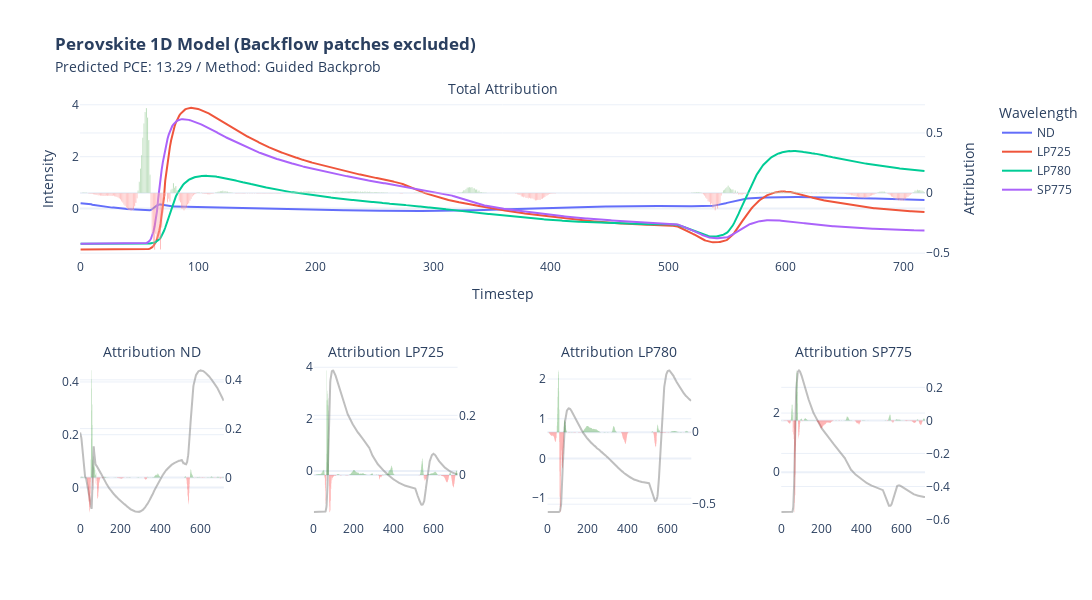

This figure's notebook cell:
### Code cell
import plotly.graph_objects as go

def format_title(title, subtitle=None, subtitle_font_size=14):
    title = f'<b>{title}</b>'
    if not subtitle:
        return title
    subtitle = f'<span style="font-size: {subtitle_font_size}px;">{subtitle}</span>'
    return f'{title}<br>{subtitle}'

from plotly.subplots import make_subplots

fig = make_subplots(rows=2, 
                    cols=4, 
                    specs=[[{"secondary_y": True, "colspan": 4}, None,None,None],
                           [{"secondary_y": True},{"secondary_y": True},{"secondary_y": True},{"secondary_y": True}]],
                    subplot_titles=(format_title("", "Total Attribution"), format_title("", "Attribution ND"), format_title("", "Attribution LP725"), format_title("", "Attribution LP780"), format_title("", "Attribution SP775"))
                    )

fig.add_trace(go.Scatter(y=x[0], name = "ND"))
fig.add_trace(go.Scatter(y=x[1], name = "LP725"))
fig.add_trace(go.Scatter(y=x[2], name = "LP780"))
fig.add_trace(go.Scatter(y=x[3], name = "SP775"))

fig.add_trace(go.Bar(y=attr_gbp.squeeze().sum(axis=0), name = "Attribution",marker_color=np.where(attr_gbp.squeeze().sum(axis=0)<0, 'red', 'green'), opacity = 0.5,showlegend=False),secondary_y=True)

fig.update_yaxes(title= "Intensity")
fig.update_yaxes(title_text="Attribution", secondary_y=True)
fig.update_xaxes(title= "Timestep")

fig.add_trace(go.Scatter(y=x[0], name = "ND",marker_color="grey", opacity = 0.5,showlegend=False), row=2, col=1)
fig.add_trace(go.Bar(y= attr_gbp.squeeze()[0],marker_color=np.where(attr_gbp.squeeze()[0]<0, 'red', 'green'), opacity = 0.5,showlegend=False,marker_line_width=0),secondary_y=True, row=2, col=1)

fig.update_yaxes(title= None, row=2, col=1)
fig.update_yaxes(title_text=None, secondary_y=True, row=2, col=1)
fig.update_xaxes(title= None, row=2, col=1)

fig.add_trace(go.Scatter(y=x[1], name = "LP725",marker_color="grey", opacity = 0.5,showlegend=False), row=2, col=2)
fig.add_trace(go.Bar(y=attr_gbp.squeeze()[1],marker_color=np.where(attr_gbp.squeeze()[1]<0, 'red', 'green'), opacity = 0.5,showlegend=False,marker_line_width=0),secondary_y=True, row=2, col=2)

fig.update_yaxes(title= None, row=2, col=2)
fig.update_yaxes(title_text=None, secondary_y=True, row=2, col=2)
fig.update_xaxes(title= None, row=2, col=2)

fig.add_trace(go.Scatter(y=x[2], name = "LP780",marker_color="grey", opacity = 0.5,showlegend=False), row=2, col=3)
fig.add_trace(go.Bar(y=attr_gbp.squeeze()[2],marker_color=np.where(attr_gbp.squeeze()[2]<0, 'red', 'green'), opacity = 0.5,showlegend=False,marker_line_width=0),secondary_y=True, row=2, col=3)

fig.update_yaxes(title= None, row=2, col=3)
fig.update_yaxes(title_text=None, secondary_y=True, row=2, col=3)
fig.update_xaxes(title= None, row=2, col=3)

fig.add_trace(go.Scatter(y=x[3], name = "SP775",marker_color="grey", opacity = 0.5,showlegend=False), row=2, col=4)
fig.add_trace(go.Bar(y=attr_gbp.squeeze()[3],marker_color=np.where(attr_gbp.squeeze()[3]<0, 'red', 'green'), opacity = 0.5,showlegend=False,marker_line_width=0),secondary_y=True, row=2, col=4)

fig.update_yaxes(title= None, row=2, col=4)
fig.update_yaxes(title_text=None, secondary_y=True, row=2, col=4)
fig.update_xaxes(title= None, row=2, col=4)

fig.update_layout(
    title= format_title("Perovskite 1D Model (Backflow patches excluded)", "Predicted PCE: " + str(y) + " / Method: Guided Backprob"),
    legend_title = "Wavelength",
    template = "plotly_white",
    height=600, width=2200
)

fig.show()

### Figure 1 — Plotly figure (JSON) as saved in the notebook; plotly's stock layout.template omitted (floating-point values rounded to 4 significant figures; data arrays with more than 128 entries replaced by an {"elided": "..."} marker saying what was removed)
{"data": [{"name": "ND", "type": "scatter", "y": {"elided": "719 float values"}}, {"name": "LP725", "type": "scatter", "y": {"elided": "719 float values"}}, {"name": "LP780", "type": "scatter", "y": {"elided": "719 float values"}}, {"name": "SP775", "type": "scatter", "y": {"elided": "719 float values"}}, {"marker": {"color": {"elided": "719 str values"}}, "name": "Attribution", "opacity": 0.5, "showlegend": false, "type": "bar", "xaxis": "x", "y": {"elided": "719 float values"}, "yaxis": "y2"}, {"marker": {"color": "grey"}, "name": "ND", "opacity": 0.5, "showlegend": false, "type": "scatter", "xaxis": "x2", "y": {"elided": "719 float values"}, "yaxis": "y3"}, {"marker": {"color": {"elided": "719 str values"}, "line": {"width": 0}}, "opacity": 0.5, "showlegend": false, "type": "bar", "xaxis": "x2", "y": {"elided": "719 float values"}, "yaxis": "y4"}, {"marker": {"color": "grey"}, "name": "LP725", "opacity": 0.5, "showlegend": false, "type": "scatter", "xaxis": "x3", "y": {"elided": "719 float values"}, "yaxis": "y5"}, {"marker": {"color": {"elided": "719 str values"}, "line": {"width": 0}}, "opacity": 0.5, "showlegend": false, "type": "bar", "xaxis": "x3", "y": {"elided": "719 float values"}, "yaxis": "y6"}, {"marker": {"color": "grey"}, "name": "LP780", "opacity": 0.5, "showlegend": false, "type": "scatter", "xaxis": "x4", "y": {"elided": "719 float values"}, "yaxis": "y7"}, {"marker": {"color": {"elided": "719 str values"}, "line": {"width": 0}}, "opacity": 0.5, "showlegend": false, "type": "bar", "xaxis": "x4", "y": {"elided": "719 float values"}, "yaxis": "y8"}, {"marker": {"color": "grey"}, "name": "SP775", "opacity": 0.5, "showlegend": false, "type": "scatter", "xaxis": "x5", "y": {"elided": "719 float values"}, "yaxis": "y9"}, {"marker": {"color": {"elided": "719 str values"}, "line": {"width": 0}}, "opacity": 0.5, "showlegend": false, "type": "bar", "xaxis": "x5", "y": {"elided": "719 float values"}, "yaxis": "y10"}], "layout": {"annotations": [{"font": {"size": 16}, "showarrow": false, "text": "<b></b><br><span style=\"font-size: 14px;\">Total Attribution</span>", "x": 0.47, "xanchor": "center", "xref": "paper", "y": 1, "yanchor": "bottom", "yref": "paper"}, {"font": {"size": 16}, "showarrow": false, "text": "<b></b><br><span style=\"font-size: 14px;\">Attribution ND</span>", "x": 0.08, "xanchor": "center", "xref": "paper", "y": 0.375, "yanchor": "bottom", "yref": "paper"}, {"font": {"size": 16}, "showarrow": false, "text": "<b></b><br><span style=\"font-size: 14px;\">Attribution LP725</span>", "x": 0.34, "xanchor": "center", "xref": "paper", "y": 0.375, "yanchor": "bottom", "yref": "paper"}, {"font": {"size": 16}, "showarrow": false, "text": "<b></b><br><span style=\"font-size: 14px;\">Attribution LP780</span>", "x": 0.6, "xanchor": "center", "xref": "paper", "y": 0.375, "yanchor": "bottom", "yref": "paper"}, {"font": {"size": 16}, "showarrow": false, "text": "<b></b><br><span style=\"font-size: 14px;\">Attribution SP775</span>", "x": 0.86, "xanchor": "center", "xref": "paper", "y": 0.375, "yanchor": "bottom", "yref": "paper"}], "height": 600, "legend": {"title": {"text": "Wavelength"}}, "title": {"text": "<b>Perovskite 1D Model (Backflow patches excluded)</b><br><span style=\"font-size: 14px;\">Predicted PCE: 13.29 / Method: Guided Backprob</span>"}, "width": 2200, "xaxis": {"anchor": "y", "domain": [0, 0.94], "title": {"text": "Timestep"}}, "xaxis2": {"anchor": "y3", "domain": [0, 0.16], "title": {}}, "xaxis3": {"anchor": "y5", "domain": [0.26, 0.42], "title": {}}, "xaxis4": {"anchor": "y7", "domain": [0.52, 0.68], "title": {}}, "xaxis5": {"anchor": "y9", "domain": [0.78, 0.94], "title": {}}, "yaxis": {"anchor": "x", "domain": [0.625, 1], "title": {"text": "Intensity"}}, "yaxis10": {"anchor": "x5", "overlaying": "y9", "side": "right", "title": {}}, "yaxis2": {"anchor": "x", "overlaying": "y", "side": "right", "title": {"text": "Attribution"}}, "yaxis3": {"anchor": "x2", "domain": [0, 0.375], "title": {}}, "yaxis4": {"anchor": "x2", "overlaying": "y3", "side": "right", "title": {}}, "yaxis5": {"anchor": "x3", "domain": [0, 0.375], "title": {}}, "yaxis6": {"anchor": "x3", "overlaying": "y5", "side": "right", "title": {}}, "yaxis7": {"anchor": "x4", "domain": [0, 0.375], "title": {}}, "yaxis8": {"anchor": "x4", "overlaying": "y7", "side": "right", "title": {}}, "yaxis9": {"anchor": "x5", "domain": [0, 0.375], "title": {}}}}
